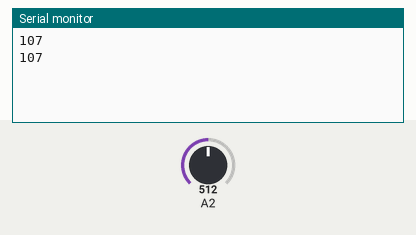
Recording of a sketch running on a simulated Arduino Uno, built with avr-gcc and run on an emulated ATmega328P. Parts: the last lines printed to the serial monitor. The test bench sets the inputs (shaded band); at power-on: A2 = 512.

Above: at 1.8 s.
1.9 s: A2 set to 716
At 2.8 s:
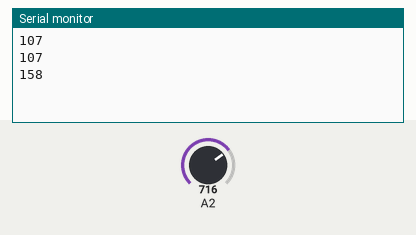
3.4 s: A2 set to 900
At 4.8 s:
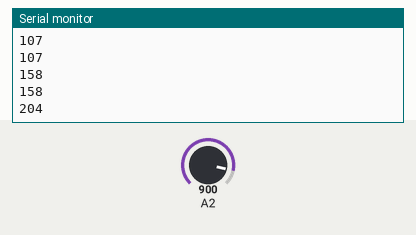
Timing chart, 0 to 6.4 s (numbered marks = the images above; inputs shaded):
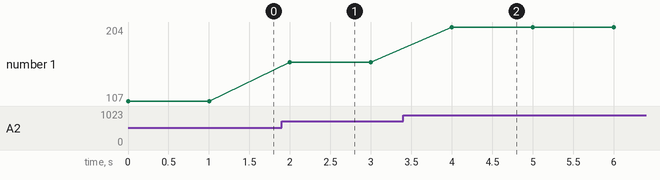

The sketch:

temp.ino
```cpp
void setup() {
  // put your setup code here, to run once:
  Serial.begin(9600);
  pinMode(A2, INPUT);
}

void loop() {
  // put your main code here, to run repeatedly:
    int temp = (25*analogRead(A2) - 2050)/100;
    Serial.println(temp);
    delay(1000);
}
```

Measured:
- after the input at 1.9 s, the serial monitor: prints a new line after 0.10 s (image 1)
- after the input at 3.4 s, the serial monitor: prints a new line after 0.60 s (image 2)
- plotted number 1: 107 → 158 after the input at 1.9 s, 158 → 204 after the input at 3.4 s
